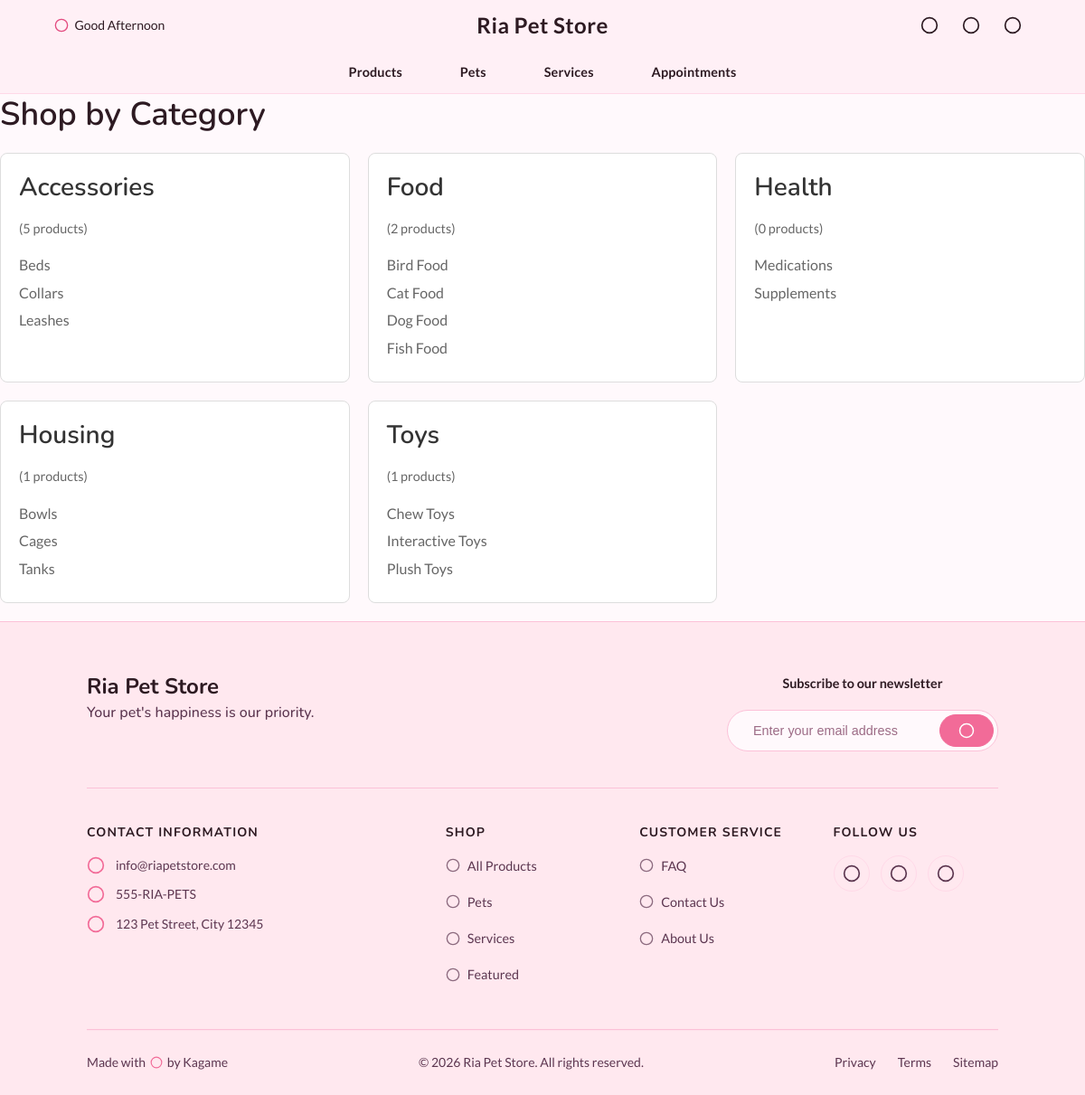
The app's page /public/shop/categories.php with its own data.
### tables this page shows
CREATE TABLE `categories` (
  `id` int(11) NOT NULL,
  `category_name` varchar(50) NOT NULL,
  `parent_id` int(11) DEFAULT NULL
);

### public/shop/categories.php (the view)
<?php
require_once '../../backend/includes/header.php';
?>
<main>
    <h1>Shop by Category</h1>
    <div class="categories-grid">
        <?php
        $sql = "SELECT c.*,
                       (SELECT COUNT(*) FROM products WHERE category = c.category_name) as product_count
                FROM categories c
                WHERE parent_id IS NULL
                ORDER BY category_name";
        $categories = $conn->query($sql);
        while ($category = $categories->fetch_assoc()):
            $subcategories = $conn->query("SELECT * FROM categories WHERE parent_id = " . $category['id'] . " ORDER BY category_name");
        ?>
            <div class="category-card">
                <h2><a href="category_products.php?id=<?= $category['id'] ?>"><?= htmlspecialchars($category['category_name']) ?></a></h2>
                <p class="product-count">(<?= $category['product_count'] ?> products)</p>
                <?php if ($subcategories->num_rows > 0): ?>
                    <ul class="subcategories">
                        <?php while ($sub = $subcategories->fetch_assoc()): ?>
                            <li><a href="category_products.php?id=<?= $sub['id'] ?>"><?= htmlspecialchars($sub['category_name']) ?></a></li>
                        <?php endwhile; ?>
                    </ul>
                <?php endif; ?>
            </div>
        <?php endwhile; ?>
    </div>
</main>
<link rel="stylesheet" href="../../assets/css/categories.css">
<?php require_once '../../backend/includes/footer.php'; ?>

### assets/css/core/base.css (style rules this page uses)
:root { --bg-primary: #fff9fc; --bg-secondary: #fff0f6; --bg-tertiary: #ffe8ef; --text-primary: #2d1a22; --text-secondary: #5c3650; --text-tertiary: #9c6b85; --text-disabled: #c9a3b5; --border-light: #ffd9e8; --border-medium: #fcc1d8; --border-dark: #f5a9c5; --accent-50: #fff5f7; --accent-100: #ffe8ef; --accent-200: #ffd1df; --accent-300: #ffb3c9; --accent-400: #fa8eb0; --accent-500: #f26b98; --accent-600: #e34c80; --accent-700: #cf3369; --accent-800: #b11f53; --accent-900: #8f1241; --accent-primary: var(--accent-500); --accent-secondary: var(--accent-400); --accent-tertiary: var(--accent-300); --accent-light: var(--accent-100); --accent-dark: var(--accent-700); --nav-bg: var(--bg-secondary); --nav-border: var(--border-light); --nav-bottom-bg: var(--accent-200); --nav-text: var(--text-primary); --nav-text-mid: var(--text-secondary); --nav-accent: var(--accent-600); --nav-accent-hover: var(--accent-700); --nav-hover-bg: var(--accent-100); --nav-active-bg: var(--accent-300); --nav-active-text: var(--text-primary); --footer-bg: var(--accent-100); --footer-border: var(--border-medium); --footer-text: var(--text-secondary); --footer-heading: var(--text-primary); --footer-hover: var(--accent-700); --card-bg: var(--bg-primary); --card-border: var(--border-light); --card-shadow: 0 4px 6px -1px rgba(0,0,0,0.05), 0 2px 4px -1px rgba(0,0,0,0.03); --btn-primary-bg: var(--accent-500); --btn-primary-hover: var(--accent-600); --btn-primary-text: white; --btn-secondary-bg: var(--bg-primary); --btn-secondary-text: var(--text-primary); --btn-secondary-border: var(--border-medium); --font-primary: 'Nunito', -apple-system, BlinkMacSystemFont, 'Segoe UI', Roboto, sans-serif; --font-secondary: 'Lato', -apple-system, BlinkMacSystemFont, 'Segoe UI', Roboto, sans-serif; --font-regular: 400; --font-medium: 500; --font-semibold: 600; --font-bold: 700; }
*, *::before, *::after { box-sizing: border-box; }
html { overflow-x: hidden; width: 100%; font-size: 16px; }
body { font-family: var(--font-secondary); margin: 0; padding: 0; background: var(--bg-primary); color: var(--text-primary); line-height: 1.6; overflow-x: hidden; width: 100%; }
h1 { font-size: clamp(1.5rem, 4vw, 2.25rem); }
h2 { font-size: clamp(1.25rem, 3vw, 1.75rem); }
h1, h2, h3, h4, h5, h6 { font-family: var(--font-primary); margin: 0 0 1rem 0; font-weight: 600; line-height: 1.25; color: var(--text-primary); }
p { margin: 0 0 1rem 0; }
a { color: var(--accent-600); text-decoration: none; }

### assets/css/shop/categories.css (style rules this page uses)
.categories-grid { display: grid; grid-template-columns: repeat(auto-fill, minmax(300px, 1fr)); gap: 20px; margin: 20px 0; }
.category-card { border: 1px solid #ddd; padding: 20px; border-radius: 8px; background: white; }
.category-card h2 { margin-top: 0; }
.category-card h2 a { text-decoration: none; color: #333; }
.product-count { color: #666; font-size: 0.9em; }
.subcategories { list-style: none; padding: 0; margin: 10px 0 0 0; }
.subcategories li { margin: 5px 0; }
.subcategories a { color: #666; text-decoration: none; }

### records on screen
categories: category_name "Accessories", product_count "5"
categories: category_name "Beds"
categories: category_name "Collars"
categories: category_name "Leashes"
categories: category_name "Food", product_count "2"
categories: category_name "Bird Food"
categories: category_name "Cat Food"
categories: category_name "Dog Food"
categories: category_name "Fish Food"
categories: category_name "Health", product_count "0"
categories: category_name "Medications"
categories: category_name "Supplements"
categories: category_name "Housing", product_count "1"
categories: category_name "Bowls"
categories: category_name "Cages"
categories: category_name "Tanks"
categories: category_name "Toys", product_count "1"
categories: category_name "Chew Toys"
categories: category_name "Interactive Toys"
categories: category_name "Plush Toys"

### other values on screen
$greeting_text "Good Afternoon"
APP_NAME "Ria Pet Store"
SITE_EMAIL "info@riapetstore.com"
SITE_PHONE "555-RIA-PETS"
